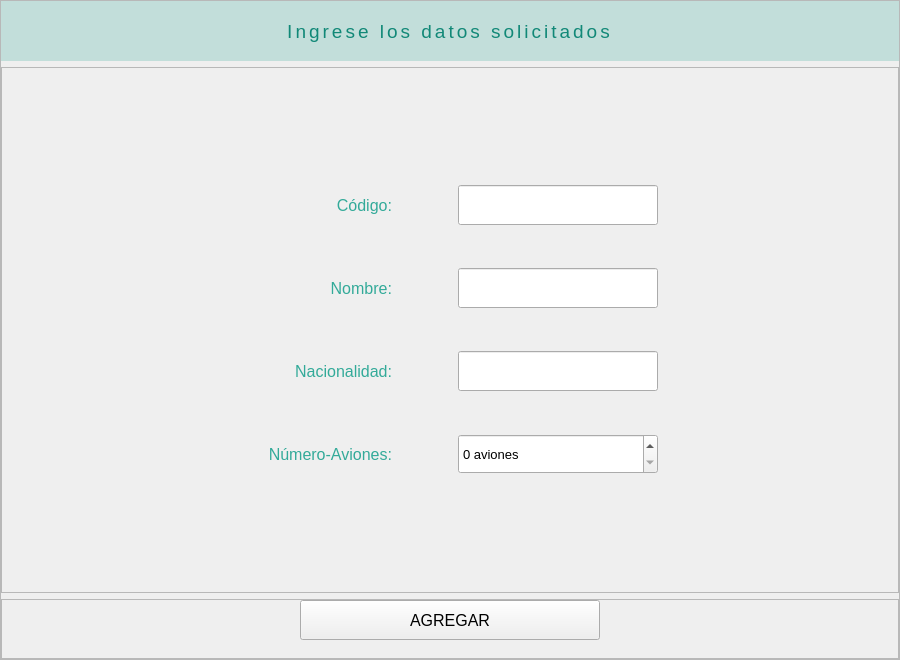
            <widget class="QWidget" name="addAPanel">
             <layout class="QHBoxLayout" name="horizontalLayout_13">
              <property name="spacing">
               <number>0</number>
              </property>
              <property name="leftMargin">
               <number>0</number>
              </property>
              <property name="topMargin">
               <number>0</number>
              </property>
              <property name="rightMargin">
               <number>0</number>
              </property>
              <property name="bottomMargin">
               <number>0</number>
              </property>
              <item>
               <widget class="QFrame" name="addMain_2">
                <property name="minimumSize">
                 <size>
                  <width>900</width>
                  <height>660</height>
                 </size>
                </property>
                <property name="frameShape">
                 <enum>QFrame::StyledPanel</enum>
                </property>
                <property name="frameShadow">
                 <enum>QFrame::Raised</enum>
                </property>
                <layout class="QVBoxLayout" name="verticalLayout_15">
                 <property name="leftMargin">
                  <number>0</number>
                 </property>
                 <property name="topMargin">
                  <number>0</number>
                 </property>
                 <property name="rightMargin">
                  <number>0</number>
                 </property>
                 <property name="bottomMargin">
                  <number>0</number>
                 </property>
                 <item>
                  <widget class="QLabel" name="addTittle_3">
                   <property name="maximumSize">
                    <size>
                     <width>16777215</width>
                     <height>60</height>
                    </size>
                   </property>
                   <property name="font">
                    <font>
                     <pointsize>14</pointsize>
                    </font>
                   </property>
                   <property name="styleSheet">
                    <string notr="true">color: #187;
letter-spacing: 3px;
background: #33119988;
border-radius: 0;</string>
                   </property>
                   <property name="text">
                    <string>Ingrese los datos solicitados</string>
                   </property>
                   <property name="alignment">
                    <set>Qt::AlignCenter</set>
                   </property>
                  </widget>
                 </item>
                 <item>
                  <widget class="QFrame" name="addForm_3">
                   <property name="minimumSize">
                    <size>
                     <width>130</width>
                     <height>0</height>
                    </size>
                   </property>
                   <property name="frameShape">
                    <enum>QFrame::StyledPanel</enum>
                   </property>
                   <property name="frameShadow">
                    <enum>QFrame::Raised</enum>
                   </property>
                   <layout class="QGridLayout" name="gridLayout_13">
                    <property name="leftMargin">
                     <number>180</number>
                    </property>
                    <property name="topMargin">
                     <number>80</number>
                    </property>
                    <property name="rightMargin">
                     <number>180</number>
                    </property>
                    <property name="bottomMargin">
                     <number>80</number>
                    </property>
                    <item row="2" column="1">
                     <widget class="QLabel" name="label_54">
                      <property name="maximumSize">
                       <size>
                        <width>150</width>
                        <height>40</height>
                       </size>
                      </property>
                      <property name="font">
                       <font>
                        <pointsize>12</pointsize>
                       </font>
                      </property>
                      <property name="styleSheet">
                       <string notr="true">color: #3a9;
border: none;</string>
                      </property>
                      <property name="text">
                       <string>Nacionalidad:</string>
                      </property>
                      <property name="alignment">
                       <set>Qt::AlignRight|Qt::AlignTrailing|Qt::AlignVCenter</set>
                      </property>
                     </widget>
                    </item>
                    <item row="0" column="2">
                     <widget class="QLineEdit" name="codeAddAInput">
                      <property name="minimumSize">
                       <size>
                        <width>0</width>
                        <height>30</height>
                       </size>
                      </property>
                      <property name="maximumSize">
                       <size>
                        <width>200</width>
                        <height>40</height>
                       </size>
                      </property>
                      <property name="font">
                       <font>
                        <pointsize>10</pointsize>
                       </font>
                      </property>
                      <property name="maxLength">
                       <number>2</number>
                      </property>
                     </widget>
                    </item>
                    <item row="0" column="1">
                     <widget class="QLabel" name="label_43">
                      <property name="minimumSize">
                       <size>
                        <width>130</width>
                        <height>0</height>
                       </size>
                      </property>
                      <property name="maximumSize">
                       <size>
                        <width>150</width>
                        <height>40</height>
                       </size>
                      </property>
                      <property name="font">
                       <font>
                        <pointsize>12</pointsize>
                       </font>
                      </property>
                      <property name="styleSheet">
                       <string notr="true">color: #3a9;
border: none;</string>
                      </property>
                      <property name="text">
                       <string>Código:</string>
                      </property>
                      <property name="alignment">
                       <set>Qt::AlignRight|Qt::AlignTrailing|Qt::AlignVCenter</set>
                      </property>
                     </widget>
                    </item>
                    <item row="1" column="1">
                     <widget class="QLabel" name="label_51">
                      <property name="maximumSize">
                       <size>
                        <width>150</width>
                        <height>40</height>
                       </size>
                      </property>
                      <property name="font">
                       <font>
                        <pointsize>12</pointsize>
                       </font>
                      </property>
                      <property name="styleSheet">
                       <string notr="true">color: #3a9;
border: none;</string>
                      </property>
                      <property name="text">
                       <string>Nombre:</string>
                      </property>
                      <property name="alignment">
                       <set>Qt::AlignRight|Qt::AlignTrailing|Qt::AlignVCenter</set>
                      </property>
                     </widget>
                    </item>
                    <item row="1" column="2">
                     <widget class="QLineEdit" name="nameAddAInput">
                      <property name="minimumSize">
                       <size>
                        <width>0</width>
                        <height>40</height>
                       </size>
                      </property>
                      <property name="maximumSize">
                       <size>
                        <width>200</width>
                        <height>40</height>
                       </size>
                      </property>
                      <property name="font">
                       <font>
                        <pointsize>10</pointsize>
                       </font>
                      </property>
                     </widget>
                    </item>
                    <item row="4" column="1">
                     <widget class="QLabel" name="label_48">
                      <property name="minimumSize">
                       <size>
                        <width>150</width>
                        <height>0</height>
                       </size>
                      </property>
                      <property name="maximumSize">
                       <size>
                        <width>120</width>
                        <height>40</height>
                       </size>
                      </property>
                      <property name="font">
                       <font>
                        <pointsize>12</pointsize>
                       </font>
                      </property>
                      <property name="styleSheet">
                       <string notr="true">color: #3a9;
border: none;</string>
                      </property>
                      <property name="text">
                       <string>Número-Aviones:</string>
                      </property>
                      <property name="alignment">
                       <set>Qt::AlignRight|Qt::AlignTrailing|Qt::AlignVCenter</set>
                      </property>
                     </widget>
                    </item>
                    <item row="4" column="2">
                     <widget class="QSpinBox" name="planesAddAInput">
                      <property name="minimumSize">
                       <size>
                        <width>0</width>
                        <height>40</height>
                       </size>
                      </property>
                      <property name="maximumSize">
                       <size>
                        <width>200</width>
                        <height>16777215</height>
                       </size>
                      </property>
                      <property name="font">
                       <font>
                        <pointsize>10</pointsize>
                       </font>
                      </property>
                      <property name="suffix">
                       <string> aviones</string>
                      </property>
                      <property name="minimum">
                       <number>0</number>
                      </property>
                      <property name="maximum">
                       <number>10000</number>
                      </property>
                      <property name="singleStep">
                       <number>10</number>
                      </property>
                      <property name="value">
                       <number>0</number>
                      </property>
                     </widget>
                    </item>
                    <item row="2" column="2">
                     <widget class="QLineEdit" name="nationAddAInput">
                      <property name="minimumSize">
                       <size>
                        <width>0</width>
                        <height>40</height>
                       </size>
                      </property>
                      <property name="maximumSize">
                       <size>
                        <width>200</width>
                        <height>40</height>
                       </size>
                      </property>
                      <property name="font">
                       <font>
                        <pointsize>10</pointsize>
                       </font>
                      </property>
                     </widget>
                    </item>
                   </layout>
                  </widget>
                 </item>
                 <item>
                  <widget class="QFrame" name="addButtons_3">
                   <property name="maximumSize">
                    <size>
                     <width>16777215</width>
                     <height>60</height>
                    </size>
                   </property>
                   <property name="frameShape">
                    <enum>QFrame::StyledPanel</enum>
                   </property>
                   <property name="frameShadow">
                    <enum>QFrame::Raised</enum>
                   </property>
                   <layout class="QHBoxLayout" name="horizontalLayout_9">
                    <property name="spacing">
                     <number>0</number>
                    </property>
                    <property name="leftMargin">
                     <number>0</number>
                    </property>
                    <property name="topMargin">
                     <number>0</number>
                    </property>
                    <property name="rightMargin">
                     <number>0</number>
                    </property>
                    <property name="bottomMargin">
                     <number>20</number>
                    </property>
                    <item>
                     <widget class="QPushButton" name="addAButton">
                      <property name="minimumSize">
                       <size>
                        <width>200</width>
                        <height>40</height>
                       </size>
                      </property>
                      <property name="maximumSize">
                       <size>
                        <width>300</width>
                        <height>16777215</height>
                       </size>
                      </property>
                      <property name="font">
                       <font>
                        <pointsize>12</pointsize>
                       </font>
                      </property>
                      <property name="text">
                       <string>AGREGAR</string>
                      </property>
                     </widget>
                    </item>
                   </layout>
                  </widget>
                 </item>
                </layout>
               </widget>
              </item>
             </layout>
            </widget>
